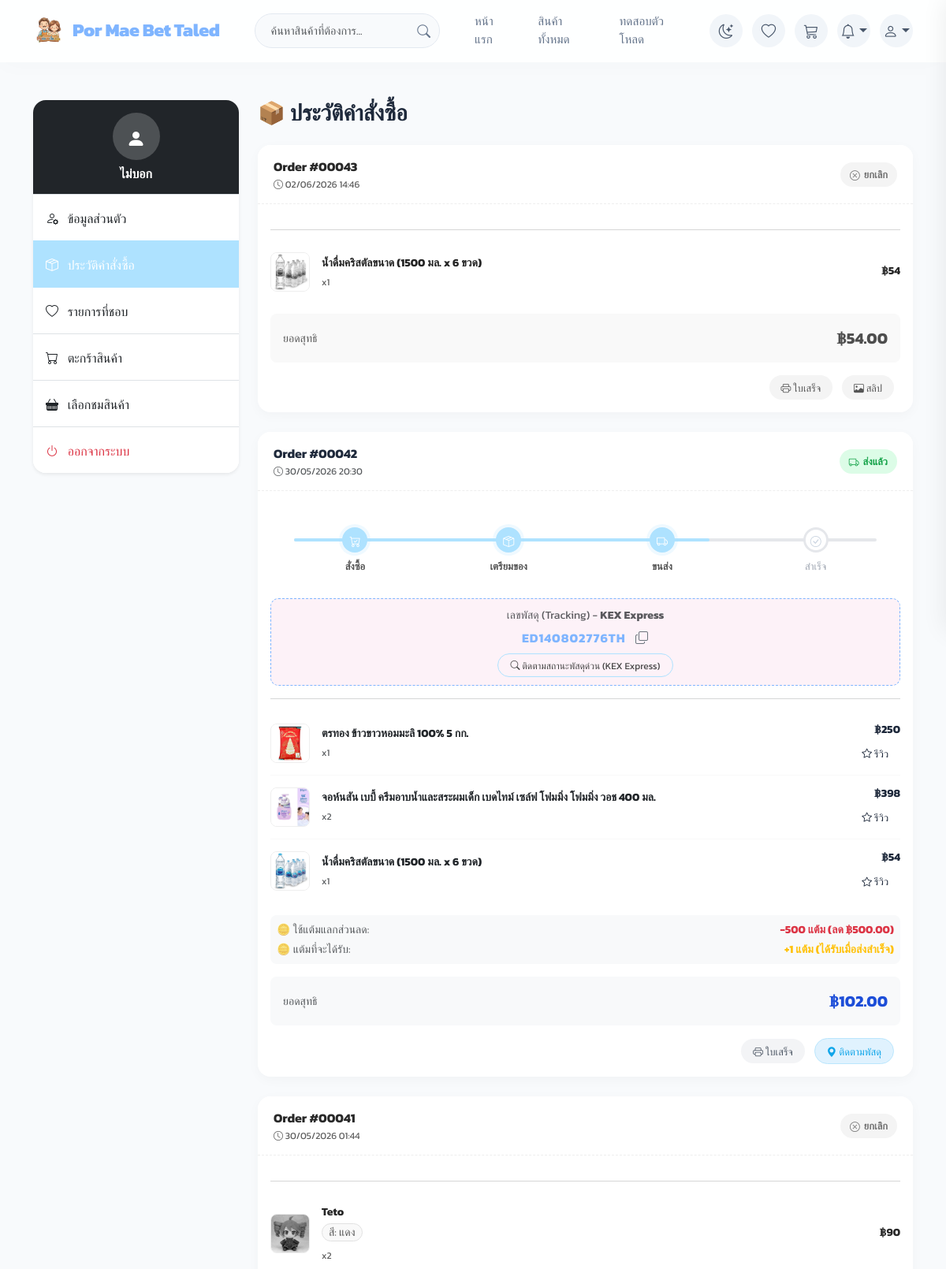
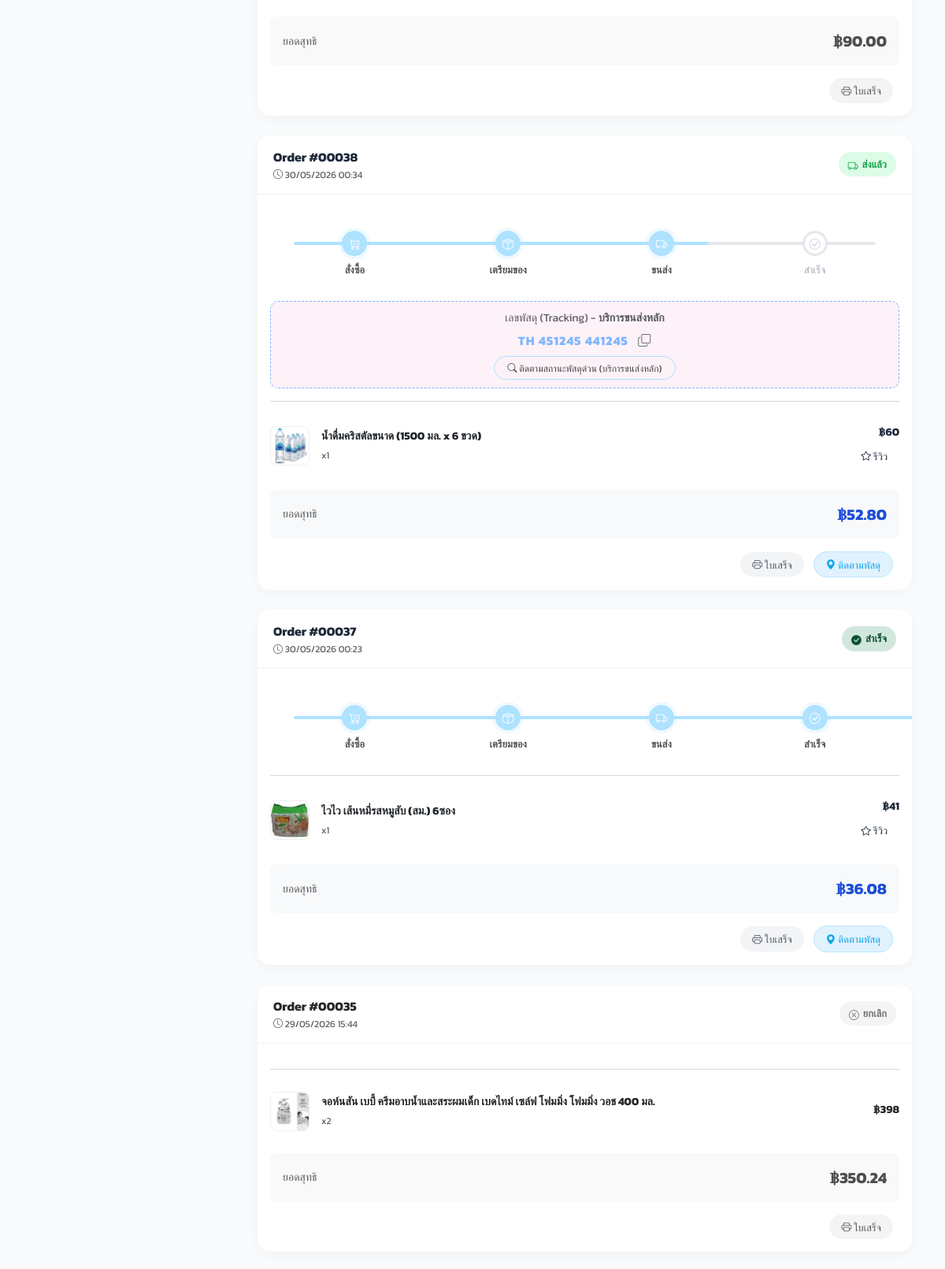
The app's page /my_orders.php (signed in, upper part) with its own data (2 pictures, top to bottom).
### tables this page shows
CREATE TABLE `shop_settings` (
  `id` int(11) NOT NULL,
  `shop_name` varchar(255) NOT NULL,
  `address` text NOT NULL,
  `phone` varchar(50) DEFAULT NULL,
  `shop_email` varchar(255) DEFAULT NULL,
  `print_remark` text DEFAULT NULL,
  `shop_icon` varchar(255) DEFAULT 'default_icon.png',
  `smtp_host` varchar(100) DEFAULT 'smtp.gmail.com',
  `smtp_port` int(11) DEFAULT 587,
  `smtp_user` varchar(100) DEFAULT NULL,
  `smtp_pass` varchar(100) DEFAULT NULL,
  `smtp_secure` varchar(10) DEFAULT 'tls',
  `auto_flash_sale` int(11) DEFAULT 0,
  `auto_flash_discount` int(11) DEFAULT 20,
  `auto_flash_duration` int(11) DEFAULT 2,
  `welcome_promo_enabled` int(11) DEFAULT 1,
  `welcome_promo_coupon` varchar(50) DEFAULT NULL,
  `shipping_fee_fixed` decimal(10,2) DEFAULT 40.00,
  `shipping_free_threshold` decimal(10,2) DEFAULT 350.00,
  `points_earn_rate` int(11) NOT NULL DEFAULT 100,
  `points_spend_rate` int(11) NOT NULL DEFAULT 1,
  `line_notify_token` varchar(255) DEFAULT NULL,
  `openai_api_key` varchar(255) DEFAULT NULL,
  `slip_ai_provider` varchar(50) DEFAULT 'none',
  `gemini_api_key` varchar(255) DEFAULT NULL,
  `claude_api_key` varchar(255) DEFAULT NULL
);

CREATE TABLE `orders` (
  `id` int(11) NOT NULL,
  `user_id` int(11) DEFAULT NULL,
  `total_price` decimal(10,2) DEFAULT NULL,
  `discount_amount` decimal(10,2) DEFAULT 0.00,
  `final_price` decimal(10,2) DEFAULT 0.00,
  `coupon_code` varchar(50) DEFAULT NULL,
  `status` enum('pending','approved','shipping','completed','cancelled') DEFAULT 'pending',
  `payment_method` varchar(100) DEFAULT NULL,
  `address` text DEFAULT NULL,
  `payment_slip` varchar(255) DEFAULT NULL,
  `slip_ai_status` enum('pending','verified','mismatch','invalid','skipped','error') DEFAULT NULL,
  `slip_ai_amount` decimal(10,2) DEFAULT NULL,
  `slip_ai_note` text DEFAULT NULL,
  `tracking_no` varchar(100) DEFAULT NULL,
  `shipping_carrier` varchar(100) DEFAULT NULL,
  `order_date` timestamp NOT NULL DEFAULT current_timestamp(),
  `admin_note` text DEFAULT NULL,
  `points_earned` int(11) DEFAULT 0,
  `points_spent` int(11) DEFAULT 0,
  `points_discount` decimal(10,2) DEFAULT 0.00
);

CREATE TABLE `order_items` (
  `id` int(11) NOT NULL,
  `order_id` int(11) NOT NULL,
  `product_id` int(11) NOT NULL,
  `quantity` int(11) NOT NULL,
  `price` decimal(10,2) NOT NULL,
  `import_cost` decimal(10,2) DEFAULT 0.00,
  `selected_option` text DEFAULT NULL
);

CREATE TABLE `products` (
  `id` int(11) NOT NULL,
  `category_id` int(11) DEFAULT NULL,
  `name` varchar(255) NOT NULL,
  `price` decimal(10,2) NOT NULL,
  `description` text DEFAULT NULL,
  `image` varchar(255) DEFAULT NULL,
  `stock` int(11) DEFAULT 100,
  `options` text DEFAULT NULL
);

### my_orders.php (the view, shortened to what the rows shown need)
<?php
include 'db.php';
$user_id = $_SESSION['user_id'];
include 'header.php';
?>
<div class="container py-5">
    <div class="row">
        <div class="col-lg-9">
            <?php
            $sql = "SELECT * FROM orders WHERE user_id = '$user_id' ORDER BY id DESC";
            $res = mysqli_query($conn, $sql);
            if (mysqli_num_rows($res) > 0):
                while($row = mysqli_fetch_assoc($res)):
                    $oid = $row['id'];
                    $status = $row['status'];
                    $s1 = ($status != 'cancelled') ? 'active' : '';
                    $s2 = ($status == 'approved' || $status == 'shipping' || $status == 'completed') ? 'active' : '';
                    $s3 = ($status == 'shipping' || $status == 'completed') ? 'active' : '';
                    $s4 = ($status == 'completed') ? 'active' : '';
            ?>
            <div class="order-card animate__animated animate__fadeInUp <?= $status == 'cancelled' ? 'cancelled' : '' ?>">
                <div class="card-header-custom">
                    <div>
                        <div class="fw-bold">Order #<?= str_pad($row['id'], 5, '0', STR_PAD_LEFT) ?></div>
                        <div class="text-muted small" style="font-size: 0.75rem;"><i class="bi bi-clock"></i> <?= date('d/m/Y H:i', strtotime($row['order_date'])) ?></div>
                    </div>
                    <div>
                        <?php
                        if($status == 'pending') echo '<span class="status-badge status-pending"><i class="bi bi-hourglass-split"></i> รอตรวจสอบ</span>';
                        elseif($status == 'approved') echo '<span class="status-badge status-approved"><i class="bi bi-check2-circle"></i> เตรียมส่ง</span>';
                        elseif($status == 'shipping') echo '<span class="status-badge status-shipping"><i class="bi bi-truck"></i> ส่งแล้ว</span>';
                        elseif($status == 'completed') echo '<span class="status-badge status-completed"><i class="bi bi-check-circle-fill"></i> สำเร็จ</span>';
                        else echo '<span class="status-badge status-cancelled"><i class="bi bi-x-circle"></i> ยกเลิก</span>';
                        ?>
                    </div>
                </div>
                <div class="p-3">
                    <?php if($status != 'cancelled'): ?>
                        <?php
                        $progress_width = match($status) {
                            'pending' => '0%',
                            'approved' => '33%',
                            'shipping' => '66%',
                            'completed' => '100%',
                            default => '0%'
                        };
                        ?>
                        <div class="step-progress">
                            <div class="step-progress-line" style="width: <?= $progress_width ?>;"></div>
                            <div class="step-item <?= $s1 ?>"><div class="step-circle"><i class="bi bi-cart-check"></i></div><div class="step-text">สั่งซื้อ</div></div>
                            <div class="step-item <?= $s2 ?>"><div class="step-circle"><i class="bi bi-box-seam"></i></div><div class="step-text">เตรียมของ</div></div>
                            <div class="step-item <?= $s3 ?>"><div class="step-circle"><i class="bi bi-truck"></i></div><div class="step-text">ขนส่ง</div></div>
                            <div class="step-item <?= $s4 ?>"><div class="step-circle"><i class="bi bi-check-circle"></i></div><div class="step-text">สำเร็จ</div></div>
                        </div>
                        <?php if(($status == 'shipping' || $status == 'completed') && !empty($row['tracking_no'])): ?>
                            <?php
                            $carrier_code = $row['shipping_carrier'] ?? 'other';
                            $carrier_label = match($carrier_code) {
                                'thailandpost' => 'ไปรษณีย์ไทย',
                                'kerry', 'kex' => 'KEX Express',
                                'flash' => 'Flash Express',
                                'jnt' => 'J&T Express',
                                default => 'บริการขนส่งหลัก'
                            };
                            $track_url = match($carrier_code) {
                                'thailandpost' => "https://track.thailandpost.co.th/?trackNumber=" . htmlspecialchars($row['tracking_no']),
                                'kerry', 'kex' => "https://th.kex-express.com/th/track/?track=" . htmlspecialchars($row['tracking_no']),
                                'flash' => "https://www.flashexpress.co.th/tracking/?se=" . htmlspecialchars($row['tracking_no']),
                                'jnt' => "https://www.jtexpress.co.th/index/query/gzquery.html?bills=" . htmlspecialchars($row['tracking_no']),
                                default => "https://t.17track.net/th#nums=" . htmlspecialchars($row['tracking_no'])
                            };
                            ?>
                            <div class="tracking-box">
                                <div class="small text-muted mb-1">เลขพัสดุ (Tracking) - <b><?= $carrier_label ?></b></div>
                                <div class="tracking-number">
                                    <?= htmlspecialchars($row['tracking_no']) ?>
                                    <i class="bi bi-copy ms-2 text-secondary" style="cursor:pointer;" onclick="navigator.clipboard.writeText('<?= htmlspecialchars($row['tracking_no']) ?>'); Swal.fire({toast:true, position:'top-end', icon:'success', title:'คัดลอกเลขพัสดุแล้ว', showConfirmButton:false, timer:1000})"></i>
                                </div>
                                <div class="mt-2">
                                    <a href="<?= $track_url ?>" target="_blank" class="btn btn-sm btn-outline-primary rounded-pill px-3 font-size-xs" style="font-size: 0.75rem; border-color: #AEE2FF; color: #444;">
                                        <i class="bi bi-search"></i> ติดตามสถานะพัสดุด่วน (<?= $carrier_label ?>)
                                    </a>
                                </div>
                            </div>
                        <?php endif; ?>
                    <?php endif; ?>
                    <hr class="text-muted opacity-25 my-3">
                    <div class="mb-3">
                        <?php
                        $items_sql = "SELECT oi.*, p.name, p.image FROM order_items oi JOIN products p ON oi.product_id = p.id WHERE oi.order_id = '$oid'";
                        $items_res = mysqli_query($conn, $items_sql);
                        while($item = mysqli_fetch_assoc($items_res)):
                        ?>
                        <div class="product-item">
                            <a href="product_detail.php?id=<?= $item['product_id'] ?>" class="text-decoration-none d-flex align-items-center" style="flex:1; min-width:0; color:inherit;">
                                <img src="<?= $item['image'] ?>" class="product-img">
                                <div style="flex:1; min-width:0;">
                                    <div class="fw-bold text-dark text-truncate small"><?= $item['name'] ?></div>
                                    <?php if(!empty($item['selected_option'])): ?>
                                        <small class="text-muted bg-light border px-2 py-0 rounded-pill d-inline-block mt-1 mb-1">
                                            <?= $item['selected_option'] ?>
                                        </small>
                                        <br>
                                    <?php endif; ?>
                                    <span class="small text-muted" style="font-size:0.75rem;">x<?= $item['quantity'] ?></span>
                                </div>
                            </a>
                            <div class="text-end">
                                <div class="fw-bold small mb-1">฿<?= number_format($item['price'] * $item['quantity']) ?></div>
                                <?php if($status == 'completed' || $status == 'shipping'): ?>
                                    <?php
                                    $check_reviewed = mysqli_query($conn, "SELECT id FROM product_reviews WHERE user_id = '$user_id' AND product_id = '{$item['product_id']}'");
                                    $has_reviewed = mysqli_num_rows($check_reviewed) > 0;
                                    if ($has_reviewed):
                                    ?>
                                        <span class="text-success small"><i class="bi bi-check-circle-fill"></i> รีวิวแล้ว</span>
                                    <?php else: ?>
                                        <button type="button" onclick="openReviewModal('<?= $item['product_id'] ?>', '<?= htmlspecialchars($item['name']) ?>', '<?= htmlspecialchars($item['image']) ?>')" class="btn-action btn-review border-0 text-decoration-none">
                                            <i class="bi bi-star"></i> รีวิว
                                        </button>
                                    <?php endif; ?>
                                <?php endif; ?>
                            </div>
                        </div>
                        <?php endwhile; ?>
                    </div>
                    <?php if (intval($row['points_spent']) > 0 || intval($row['points_earned']) > 0): ?>
                        <div class="mb-3 p-2 bg-light rounded-3 small">
                            <?php if (intval($row['points_spent']) > 0): ?>
                                <div class="text-muted d-flex justify-content-between mb-1">
                                    <span>🪙 ใช้แต้มแลกส่วนลด:</span>
                                    <span class="fw-bold text-danger">-<?= number_format($row['points_spent']) ?> แต้ม (ลด ฿<?= number_format($row['points_discount'], 2) ?>)</span>
                                </div>
                            <?php endif; ?>
                            <?php if (intval($row['points_earned']) > 0): ?>
                                <div class="text-muted d-flex justify-content-between">
                                    <span>🪙 แต้มที่จะได้รับ:</span>
                                    <?php if ($status == 'completed'): ?>
                                        <span class="fw-bold text-success">+<?= number_format($row['points_earned']) ?> แต้ม (ได้รับแล้ว)</span>
                                    <?php elseif ($status == 'cancelled'): ?>
                                        <span class="text-secondary text-decoration-line-through">+<?= number_format($row['points_earned']) ?> แต้ม (ยกเลิกแล้ว)</span>
                                    <?php else: ?>
                                        <span class="fw-bold text-warning">+<?= number_format($row['points_earned']) ?> แต้ม (ได้รับเมื่อส่งสำเร็จ)</span>
                                    <?php endif; ?>
                                </div>
                            <?php endif; ?>
                        </div>
                    <?php endif; ?>
                    <div class="bg-light rounded-3 p-3 mb-3 d-flex justify-content-between align-items-center">
                        <span class="text-muted small">ยอดสุทธิ</span>
                        <span class="fw-bold fs-5 text-blue" style="color:var(--blue-dark)">฿<?= number_format($row['final_price'] > 0 ? $row['final_price'] : $row['total_price'], 2) ?></span>
                    </div>
                    <div class="text-end">
                        <a href="print_invoice.php?id=<?= $row['id'] ?>" target="_blank" class="btn-action btn-view-slip me-2 text-decoration-none">
                            <i class="bi bi-printer"></i> ใบเสร็จ
                        </a>
                        <?php if(in_array($status, ['approved', 'shipping', 'completed'])): ?>
                            <span onclick='showTrackingModal(<?= json_encode([
                                "id" => str_pad($row["id"], 5, "0", STR_PAD_LEFT),
                                "order_date" => $row["order_date"],
                                "status" => $status,
                                "tracking_no" => $row["tracking_no"] ?? "",
                                "shipping_carrier" => $row["shipping_carrier"] ?? "other"
                            ], JSON_HEX_APOS | JSON_HEX_QUOT) ?>)' class="btn-action btn-track me-2"><i class="bi bi-geo-alt-fill"></i> ติดตามพัสดุ</span>
                        <?php endif; ?>
                        <?php if(!empty($row['payment_slip'])): ?>
                            <span onclick="viewSlip('uploads/<?= $row['payment_slip'] ?>')" class="btn-action btn-view-slip me-2"><i class="bi bi-image"></i> สลิป</span>
                        <?php endif; ?>
                    </div>
                </div>
            </div>
            <?php endwhile; endif; ?>
        </div>
    </div>
</div>
</body>
</html>

### header.php (shortened to what the rows shown need)
<!DOCTYPE html>
<html lang="th">
<head>
    <link href="https://cdn.jsdelivr.net/npm/bootstrap@5.3.0/dist/css/bootstrap.min.css" rel="stylesheet">
    <link rel="stylesheet" href="https://cdn.jsdelivr.net/npm/bootstrap-icons@1.11.1/font/bootstrap-icons.css">
    <link rel="stylesheet" href="https://cdnjs.cloudflare.com/ajax/libs/animate.css/4.1.1/animate.min.css"/>
    <link rel="stylesheet" href="style.css?v=2.4">
</head>
<body>
<nav class="navbar navbar-expand-lg sticky-top glass-nav">
    <div class="container">
        <a class="navbar-brand d-flex align-items-center" href="index.php">
            <img src="<?= isset($current_favicon) ? $current_favicon : 'assets/default_icon.png' ?>" alt="Logo" style="height: 40px; width: auto; margin-right: 10px; object-fit: contain;">
            <span>Por Mae <span>Bet Taled</span></span>
        </a>
    </div>
</nav>

### records on screen
shop_settings: shop_icon (picture)
orders: id "00043", order_date "02/06/2026 14:46", status "cancelled" (drawn), final_price "54.00"
order_items: product.image (picture), product.name "น้ำดื่มคริสตัลขนาด (1500 มล. x 6 ขวด)", quantity "1", $item['price'] * $item['quantity'] "54"
orders: id "00042", order_date "30/05/2026 20:30", status "shipping" (drawn), shipping_carrier "KEX Express", tracking_no "ED140802776TH", points_spent "500", points_discount "500.00", points_earned "1", final_price "102.00"
order_items: product.image (picture), product.name "ตรทอง ข้าวขาวหอมมะลิ 100% 5 กก.", quantity "1", $item['price'] * $item['quantity'] "250"
order_items: product.image (picture), product.name "จอห์นสัน เบบี้ ครีมอาบน้ำและสระผมเด็ก เบดไทม์ เซล์ฟ โฟมมิ่ง โฟมมิ่ง วอช 400 มล.", quantity "2", $item['price'] * $item['quantity'] "398"
order_items: product.image (picture), product.name "น้ำดื่มคริสตัลขนาด (1500 มล. x 6 ขวด)", quantity "1", $item['price'] * $item['quantity'] "54"
orders: id "00041", order_date "30/05/2026 01:44", status "cancelled" (drawn), final_price "90.00"
order_items: product.image (picture), product.name "Teto", selected_option "สี: แดง", quantity "2", $item['price'] * $item['quantity'] "90"
orders: id "00038", order_date "30/05/2026 00:34", status "shipping" (drawn), shipping_carrier "บริการขนส่งหลัก", tracking_no "TH 451245 441245", final_price "52.80"
order_items: product.image (picture), product.name "น้ำดื่มคริสตัลขนาด (1500 มล. x 6 ขวด)", quantity "1", $item['price'] * $item['quantity'] "60"
orders: id "00037", order_date "30/05/2026 00:23", status "completed" (drawn), final_price "36.08"
order_items: product.image (picture), product.name "ไวไว เส้นหมี่รสหมูสับ (สม.) 6ซอง", quantity "1", $item['price'] * $item['quantity'] "41"
orders: id "00035", order_date "29/05/2026 15:44", status "cancelled" (drawn), final_price "350.24"
order_items: product.image (picture), product.name "จอห์นสัน เบบี้ ครีมอาบน้ำและสระผมเด็ก เบดไทม์ เซล์ฟ โฟมมิ่ง โฟมมิ่ง วอช 400 มล.", quantity "2", $item['price'] * $item['quantity'] "398"

### other values on screen
$_SESSION['fullname'] "ไม่บอก"
